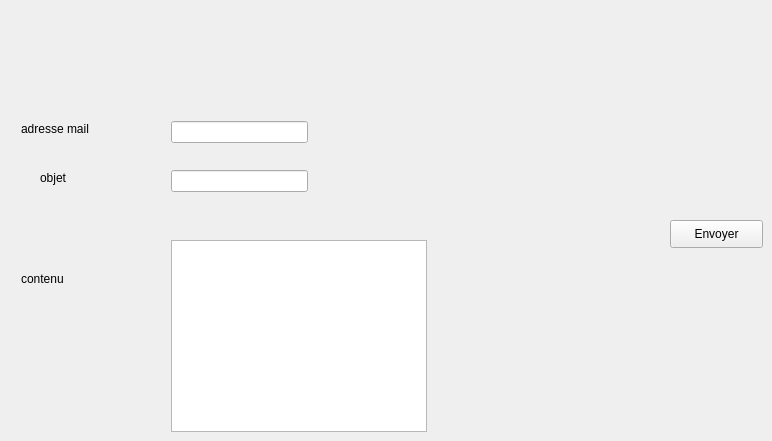
      <widget class="QWidget" name="tab_12">
       <attribute name="title">
        <string>Envoyer e-mail</string>
       </attribute>
       <widget class="QPushButton" name="pushButton_envoyer_d">
        <property name="geometry">
         <rect>
          <x>670</x>
          <y>220</y>
          <width>93</width>
          <height>28</height>
         </rect>
        </property>
        <property name="text">
         <string>Envoyer</string>
        </property>
       </widget>
       <widget class="QLineEdit" name="lineEdit_adress_d">
        <property name="geometry">
         <rect>
          <x>171</x>
          <y>121</y>
          <width>137</width>
          <height>22</height>
         </rect>
        </property>
       </widget>
       <widget class="QLineEdit" name="lineEdit_objet_d">
        <property name="geometry">
         <rect>
          <x>171</x>
          <y>170</y>
          <width>137</width>
          <height>22</height>
         </rect>
        </property>
       </widget>
       <widget class="QPlainTextEdit" name="plainTextEdit_contenu_d">
        <property name="geometry">
         <rect>
          <x>171</x>
          <y>240</y>
          <width>256</width>
          <height>192</height>
         </rect>
        </property>
       </widget>
       <widget class="QLabel" name="label_33">
        <property name="geometry">
         <rect>
          <x>21</x>
          <y>121</y>
          <width>72</width>
          <height>16</height>
         </rect>
        </property>
        <property name="text">
         <string>adresse mail</string>
        </property>
       </widget>
       <widget class="QLabel" name="label_34">
        <property name="geometry">
         <rect>
          <x>40</x>
          <y>170</y>
          <width>30</width>
          <height>16</height>
         </rect>
        </property>
        <property name="text">
         <string>objet</string>
        </property>
       </widget>
       <widget class="QLabel" name="label_35">
        <property name="geometry">
         <rect>
          <x>21</x>
          <y>271</y>
          <width>46</width>
          <height>16</height>
         </rect>
        </property>
        <property name="text">
         <string>contenu</string>
        </property>
       </widget>
      </widget>
